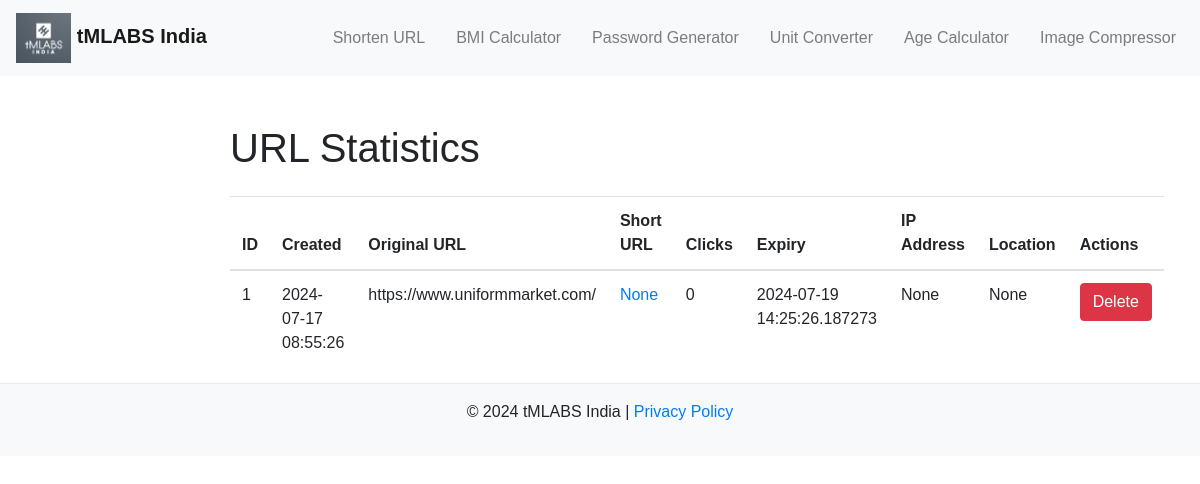
The app's page /stats, older data.
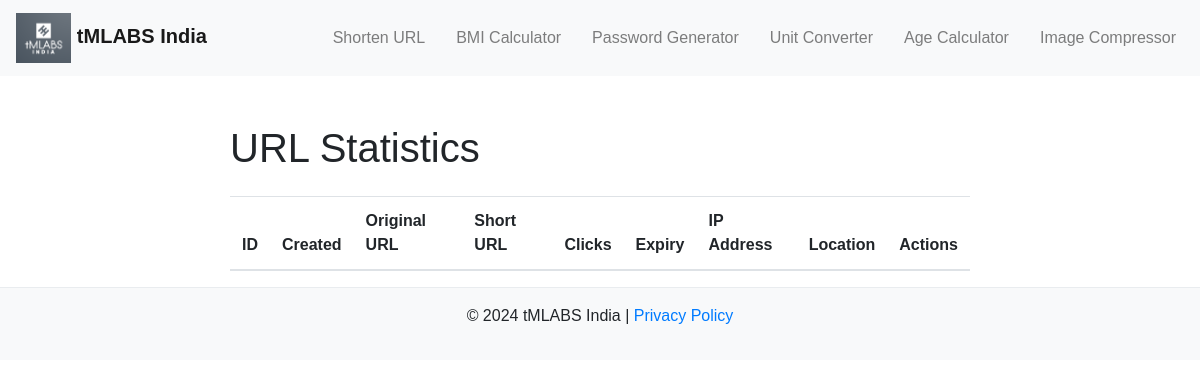
The same page, newer data.
### tables this page shows
CREATE TABLE urls (
            id INTEGER PRIMARY KEY AUTOINCREMENT,
            created TIMESTAMP NOT NULL DEFAULT CURRENT_TIMESTAMP,
            original_url TEXT NOT NULL,
            short_url TEXT UNIQUE NOT NULL,
            clicks INTEGER NOT NULL DEFAULT 0,
            expiry TEXT NOT NULL,
            ip_address TEXT,
            location TEXT
        );

### app.py (the view)
@app.route('/stats')
def stats():
    urls = get_urls()
    print(urls)  # Debugging line
    return render_template('stats.html', urls=urls, hashids=hashids)

### app.py (called while the page is built)
def get_db_connection():
    conn = sqlite3.connect('database.db')
    conn.row_factory = sqlite3.Row
    return conn

def get_urls():
    conn = get_db_connection()
    urls = conn.execute('SELECT * FROM urls').fetchall()
    conn.close()
    return urls

### templates/stats.html (shortened to what this page needs)
{% extends 'base.html' %}
{% block content %}
<div class="container mt-5">
    <h1 class="mb-4">URL Statistics</h1>
    <table class="table">
        <thead>
            <tr>
                <th>ID</th>
                <th>Created</th>
                <th>Original URL</th>
                <th>Short URL</th>
                <th>Clicks</th>
                <th>Expiry</th>
                <th>IP Address</th>
                <th>Location</th>
                <th>Actions</th>
            </tr>
        </thead>
        <tbody>
            {% for url in urls %}
            <tr>
                <td>{{ url.id }}</td>
                <td>{{ url.created }}</td>
                <td>{{ url.original_url }}</td>
                <td><a href="{{ url_for('redirect_url', short_url=url.short_url) }}">{{ url.short_url }}</a></td>
                <td>{{ url.clicks }}</td>
                <td>{{ url.expiry }}</td>
                <td>{{ url.ip_address }}</td>
                <td>{{ url.location }}</td>
                <td>
                    <form method="POST" action="{{ url_for('delete_url', id=url.id) }}">
                        <button type="submit" class="btn btn-danger">Delete</button>
                    </form>
                </td>
            </tr>
            {% endfor %}
        </tbody>
    </table>
</div>
{% endblock %}

### templates/base.html (shortened to what this page needs)
<!DOCTYPE html>
<html lang="en">
<head>
    <link rel="stylesheet" href="https://cdnjs.cloudflare.com/ajax/libs/font-awesome/6.0.0-beta3/css/all.min.css">
    <link rel="stylesheet" href="https://stackpath.bootstrapcdn.com/bootstrap/4.5.2/css/bootstrap.min.css">
    <link rel="stylesheet" href="{{ url_for('static', filename='styles.css') }}">
    <link rel="stylesheet" href="https://cdn.jsdelivr.net/npm/flatpickr/dist/flatpickr.min.css">
</head>
<body>
    <header>
        <nav class="navbar navbar-expand-lg navbar-light bg-light">
            <a class="navbar-brand" href="{{ url_for('home') }}">
                <img src="{{ url_for('static', filename='tmlabs_logo.png') }}" alt="Home">
                tMLABS India
            </a>
            <div class="collapse navbar-collapse" id="navbarNav">
                <ul class="navbar-nav ml-auto">
                    <li class="nav-item"><a class="nav-link" href="{{ url_for('url_shortener') }}">Shorten URL</a></li>
                    <li class="nav-item"><a class="nav-link" href="{{ url_for('bmi') }}">BMI Calculator</a></li>
                    <li class="nav-item"><a class="nav-link" href="{{ url_for('password_generator') }}">Password Generator</a></li>
                    <li class="nav-item"><a class="nav-link" href="{{ url_for('unit_converter') }}">Unit Converter</a></li>
                    <li class="nav-item"><a class="nav-link" href="{{ url_for('age_calculator') }}">Age Calculator</a></li>
                    <li class="nav-item"><a class="nav-link" href="{{ url_for('image_compressor') }}">Image Compressor</a></li>
                </ul>
            </div>
        </nav>
    </header>
    <main class="container mt-4">
        {% block content %}
        {% endblock %}
    </main>
    <footer class="bg-light text-center py-3">
        <p>&copy; 2024 tMLABS India | <a href="{{ url_for('privacy_policy') }}">Privacy Policy</a></p>
    </footer>
</body>
</html>

### new_app/static/styles.css (style rules this page uses)
body { font-family: Arial, sans-serif; }
.navbar { margin-bottom: 20px; }
.navbar-brand { font-weight: bold; }
.container { max-width: 800px; }
footer { background-color: #f8f9fa; border-top: 1px solid #e9ecef; }

### templates/base.html (style rules this page uses)
.navbar-brand img { height: 50px; width: auto; }
.navbar-nav { text-align: right; }
.navbar-nav .nav-item { margin-left: 15px; }

Row changes from the older to the newer data that the page shows:
removed urls: id "1", created "2024-07-17 08:55:26", original_url "https://www.uniformmarket.com/", short_url "None", clicks "0", expiry "2024-07-19 14:25:26.187273", ip_address "None", location "None"
